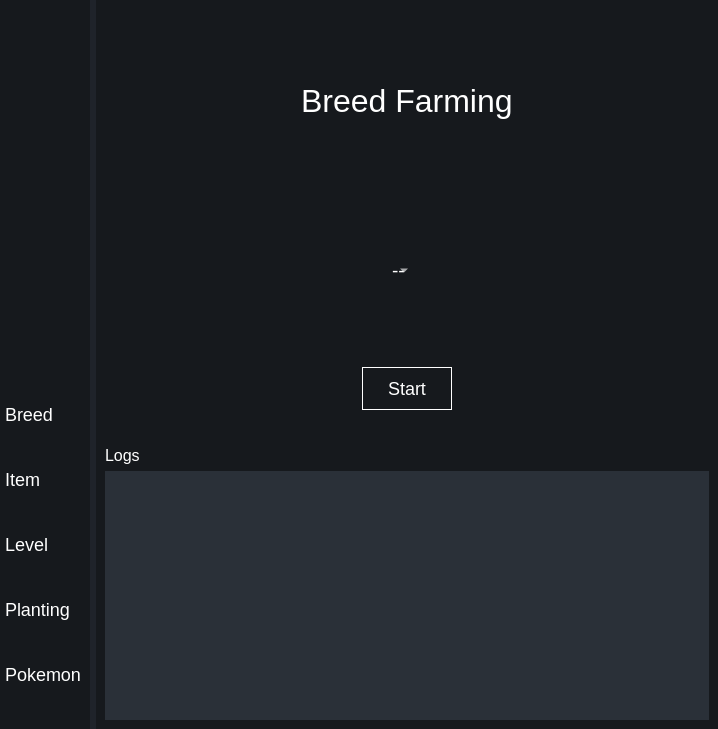
<?xml version="1.0" encoding="UTF-8"?>
<ui version="4.0">
 <class>MainWindow</class>
 <widget class="QMainWindow" name="MainWindow">
  <property name="geometry">
   <rect>
    <x>0</x>
    <y>0</y>
    <width>718</width>
    <height>729</height>
   </rect>
  </property>
  <property name="font">
   <font>
    <pointsize>14</pointsize>
   </font>
  </property>
  <property name="windowTitle">
   <string>MainWindow</string>
  </property>
  <property name="styleSheet">
   <string notr="true">*{
	border: none;
	background-color: transparent;
	background: none;
	padding: 0;
	margin: 0;
	color: #fff;
}
#centralwidget{
	background-color: #1f232a;
}
#featurecontainer{
	background-color: #16191d;
}
#MainContainer{
	background-color: #16191d;
}</string>
  </property>
  <widget class="QWidget" name="centralwidget">
   <layout class="QHBoxLayout" name="horizontalLayout">
    <property name="leftMargin">
     <number>0</number>
    </property>
    <property name="topMargin">
     <number>0</number>
    </property>
    <property name="rightMargin">
     <number>0</number>
    </property>
    <property name="bottomMargin">
     <number>0</number>
    </property>
    <item alignment="Qt::AlignLeft">
     <widget class="QWidget" name="featurecontainer" native="true">
      <layout class="QVBoxLayout" name="verticalLayout">
       <property name="spacing">
        <number>0</number>
       </property>
       <property name="leftMargin">
        <number>0</number>
       </property>
       <property name="topMargin">
        <number>0</number>
       </property>
       <property name="rightMargin">
        <number>0</number>
       </property>
       <property name="bottomMargin">
        <number>0</number>
       </property>
       <item alignment="Qt::AlignTop">
        <widget class="QWidget" name="configsubcontainer" native="true">
         <property name="styleSheet">
          <string notr="true">QPushButton{
	padding: 2px, 5px;
}</string>
         </property>
         <layout class="QVBoxLayout" name="verticalLayout_4">
          <item>
           <widget class="QPushButton" name="homeBtn">
            <property name="text">
             <string/>
            </property>
            <property name="icon">
             <iconset resource="resources.qrc">
              <normaloff>:/feather/feather/home.svg</normaloff>:/feather/feather/home.svg</iconset>
            </property>
            <property name="iconSize">
             <size>
              <width>30</width>
              <height>30</height>
             </size>
            </property>
           </widget>
          </item>
          <item>
           <widget class="QPushButton" name="settingsBtn">
            <property name="text">
             <string/>
            </property>
            <property name="icon">
             <iconset resource="resources.qrc">
              <normaloff>:/feather/feather/settings.svg</normaloff>:/feather/feather/settings.svg</iconset>
            </property>
            <property name="iconSize">
             <size>
              <width>30</width>
              <height>30</height>
             </size>
            </property>
           </widget>
          </item>
         </layout>
        </widget>
       </item>
       <item>
        <widget class="QWidget" name="scriptscontainer" native="true">
         <property name="styleSheet">
          <string notr="true">QPushButton{
	text-align: left;
	font-size: 18px;
	padding: 2px, 5px;
}</string>
         </property>
         <layout class="QVBoxLayout" name="verticalLayout_3">
          <property name="spacing">
           <number>0</number>
          </property>
          <property name="leftMargin">
           <number>5</number>
          </property>
          <property name="topMargin">
           <number>0</number>
          </property>
          <property name="bottomMargin">
           <number>0</number>
          </property>
          <item>
           <widget class="QPushButton" name="breedBtn">
            <property name="text">
             <string>Breed</string>
            </property>
           </widget>
          </item>
          <item>
           <widget class="QPushButton" name="itemBtn">
            <property name="text">
             <string>Item</string>
            </property>
           </widget>
          </item>
          <item>
           <widget class="QPushButton" name="levelBtn">
            <property name="text">
             <string>Level</string>
            </property>
           </widget>
          </item>
          <item>
           <widget class="QPushButton" name="plantingBtn">
            <property name="text">
             <string>Planting</string>
            </property>
           </widget>
          </item>
          <item>
           <widget class="QPushButton" name="pokemonBtn">
            <property name="text">
             <string>Pokemon</string>
            </property>
           </widget>
          </item>
         </layout>
        </widget>
       </item>
      </layout>
     </widget>
    </item>
    <item>
     <widget class="QWidget" name="MainContainer" native="true">
      <property name="sizePolicy">
       <sizepolicy hsizetype="Expanding" vsizetype="Expanding">
        <horstretch>0</horstretch>
        <verstretch>0</verstretch>
       </sizepolicy>
      </property>
      <layout class="QVBoxLayout" name="verticalLayout_2">
       <property name="spacing">
        <number>0</number>
       </property>
       <property name="leftMargin">
        <number>0</number>
       </property>
       <property name="topMargin">
        <number>0</number>
       </property>
       <property name="rightMargin">
        <number>0</number>
       </property>
       <property name="bottomMargin">
        <number>0</number>
       </property>
       <item>
        <widget class="QWidget" name="MainSubContainer" native="true">
         <property name="sizePolicy">
          <sizepolicy hsizetype="Preferred" vsizetype="Preferred">
           <horstretch>0</horstretch>
           <verstretch>3</verstretch>
          </sizepolicy>
         </property>
         <layout class="QVBoxLayout" name="verticalLayout_9">
          <item>
           <widget class="QWidget" name="breedcontainer" native="true">
            <property name="sizePolicy">
             <sizepolicy hsizetype="Preferred" vsizetype="Preferred">
              <horstretch>0</horstretch>
              <verstretch>0</verstretch>
             </sizepolicy>
            </property>
            <layout class="QVBoxLayout" name="verticalLayout_6">
             <item alignment="Qt::AlignHCenter">
              <widget class="QWidget" name="containertitlecombo" native="true">
               <property name="sizePolicy">
                <sizepolicy hsizetype="Preferred" vsizetype="Preferred">
                 <horstretch>0</horstretch>
                 <verstretch>4</verstretch>
                </sizepolicy>
               </property>
               <layout class="QVBoxLayout" name="verticalLayout_7">
                <item>
                 <widget class="QLabel" name="breedtitle">
                  <property name="font">
                   <font>
                    <pointsize>24</pointsize>
                   </font>
                  </property>
                  <property name="text">
                   <string>Breed Farming</string>
                  </property>
                 </widget>
                </item>
               </layout>
              </widget>
             </item>
             <item>
              <spacer name="verticalSpacer_2">
               <property name="orientation">
                <enum>Qt::Vertical</enum>
               </property>
               <property name="sizeHint" stdset="0">
                <size>
                 <width>20</width>
                 <height>40</height>
                </size>
               </property>
              </spacer>
             </item>
             <item alignment="Qt::AlignHCenter">
              <widget class="QWidget" name="subconfigitem" native="true">
               <property name="sizePolicy">
                <sizepolicy hsizetype="Preferred" vsizetype="Preferred">
                 <horstretch>0</horstretch>
                 <verstretch>2</verstretch>
                </sizepolicy>
               </property>
               <layout class="QVBoxLayout" name="verticalLayout_8">
                <item alignment="Qt::AlignHCenter">
                 <widget class="QComboBox" name="breedcombo">
                  <property name="sizePolicy">
                   <sizepolicy hsizetype="Preferred" vsizetype="Preferred">
                    <horstretch>0</horstretch>
                    <verstretch>0</verstretch>
                   </sizepolicy>
                  </property>
                  <property name="font">
                   <font>
                    <pointsize>14</pointsize>
                   </font>
                  </property>
                  <property name="styleSheet">
                   <string notr="true">background-color: transparent; color: white; margin: 10px;</string>
                  </property>
                  <property name="currentText">
                   <string>--</string>
                  </property>
                  <property name="placeholderText">
                   <string/>
                  </property>
                  <item>
                   <property name="text">
                    <string>--</string>
                   </property>
                  </item>
                 </widget>
                </item>
               </layout>
              </widget>
             </item>
             <item>
              <spacer name="verticalSpacer">
               <property name="orientation">
                <enum>Qt::Vertical</enum>
               </property>
               <property name="sizeHint" stdset="0">
                <size>
                 <width>20</width>
                 <height>40</height>
                </size>
               </property>
              </spacer>
             </item>
             <item alignment="Qt::AlignHCenter">
              <widget class="QWidget" name="buttonscontainer" native="true">
               <property name="sizePolicy">
                <sizepolicy hsizetype="Preferred" vsizetype="Preferred">
                 <horstretch>0</horstretch>
                 <verstretch>1</verstretch>
                </sizepolicy>
               </property>
               <property name="styleSheet">
                <string notr="true">QPushButton{
	font-size: 18px;
	padding: 2px, 5px;
}</string>
               </property>
               <layout class="QHBoxLayout" name="horizontalLayout_3">
                <item>
                 <widget class="QPushButton" name="startBtn">
                  <property name="font">
                   <font>
                    <pointsize>-1</pointsize>
                   </font>
                  </property>
                  <property name="styleSheet">
                   <string notr="true">padding: 10px 25px 10px 25px; border: 1px solid white;</string>
                  </property>
                  <property name="text">
                   <string>Start</string>
                  </property>
                 </widget>
                </item>
               </layout>
              </widget>
             </item>
            </layout>
           </widget>
          </item>
         </layout>
        </widget>
       </item>
       <item>
        <widget class="QWidget" name="LogSubContainer" native="true">
         <property name="sizePolicy">
          <sizepolicy hsizetype="Preferred" vsizetype="Preferred">
           <horstretch>0</horstretch>
           <verstretch>2</verstretch>
          </sizepolicy>
         </property>
         <layout class="QVBoxLayout" name="verticalLayout_5">
          <item alignment="Qt::AlignTop">
           <widget class="QLabel" name="logtitle">
            <property name="font">
             <font>
              <pointsize>12</pointsize>
             </font>
            </property>
            <property name="text">
             <string>Logs</string>
            </property>
           </widget>
          </item>
          <item>
           <widget class="QScrollArea" name="scrollLog">
            <property name="enabled">
             <bool>true</bool>
            </property>
            <property name="sizePolicy">
             <sizepolicy hsizetype="Preferred" vsizetype="Expanding">
              <horstretch>0</horstretch>
              <verstretch>0</verstretch>
             </sizepolicy>
            </property>
            <property name="styleSheet">
             <string notr="true">background-color: #2a3038;</string>
            </property>
            <property name="widgetResizable">
             <bool>true</bool>
            </property>
            <widget class="QWidget" name="scrollAreaWidgetContents">
             <property name="geometry">
              <rect>
               <x>0</x>
               <y>0</y>
               <width>600</width>
               <height>239</height>
              </rect>
             </property>
             <property name="styleSheet">
              <string notr="true"/>
             </property>
             <layout class="QVBoxLayout" name="verticalLayout_10">
              <property name="leftMargin">
               <number>0</number>
              </property>
              <property name="topMargin">
               <number>0</number>
              </property>
              <property name="rightMargin">
               <number>0</number>
              </property>
              <property name="bottomMargin">
               <number>0</number>
              </property>
              <item>
               <widget class="QLabel" name="logLabel">
                <property name="text">
                 <string/>
                </property>
               </widget>
              </item>
             </layout>
            </widget>
           </widget>
          </item>
         </layout>
        </widget>
       </item>
      </layout>
     </widget>
    </item>
   </layout>
  </widget>
 </widget>
 <resources>
  <include location="resources.qrc"/>
 </resources>
 <connections/>
</ui>
